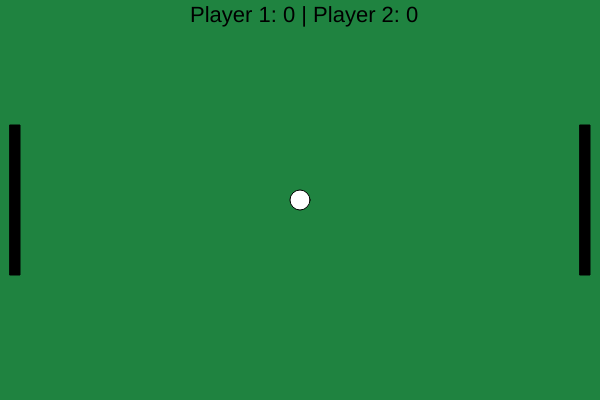
Frame 1 (no input)
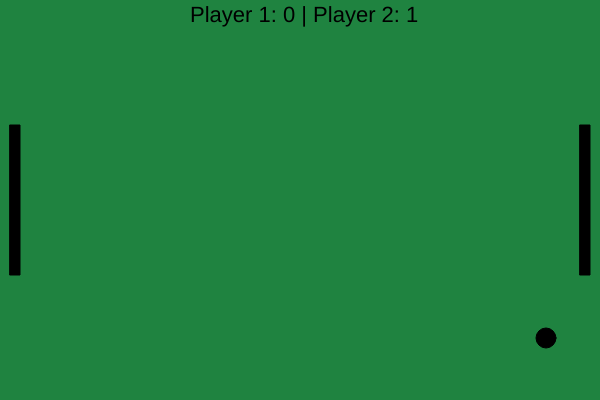
Frame 60 (no input)
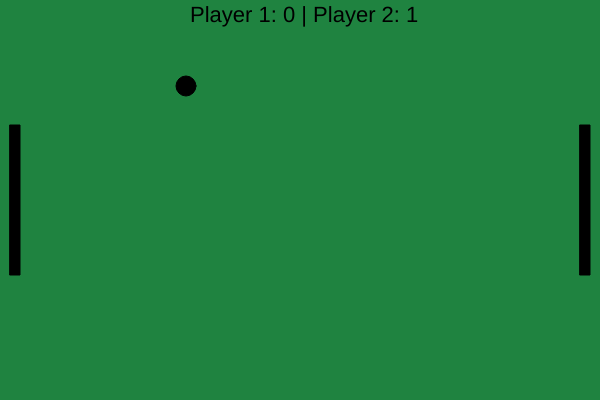
Frame 120 (the mouse pressed at the canvas centre since frame 60)

The p5.js sketch that drew these frames (run headless with seeded random() and noise() and a simulated clock; from frame 60 on, the mouse is pressed at the canvas centre):

// p5.js sketch
// ── sketch.js
//var nivelDificuldade = Number(window.prompt("Qual a dificuldade do gosto você gostaria de jogar? Responda de 1 a 9."));



var nivelDificuldade = 3;



var largura = 600;
var altura = 400;



var corTabuleiro = "#1F8340";



var corBolinha = 0;
var xBolinha = 300;
var yBolinha = 200;
var dBolinha = 20;



var velocidadeXBolinha = nivelDificuldade * 2;
var velocidadeYBolinha = nivelDificuldade * 2;



var aRaquete = 150;
var lRaquete = 10;
var vRaquete = nivelDificuldade * 1.5;



var yRaqueteEsquerda = ((altura/2) - (aRaquete/2));
var yRaqueteDireita = ((altura/2) - (aRaquete/2));



var xRaqueteEsquerda = 10;
var xRaqueteDireita = largura - xRaqueteEsquerda - lRaquete;



var pontosEsquerda = 0
var pontosDireita = 0



function setup() {
createCanvas(largura, altura);
}



function criarTabuleiro(corTabuleiro){
background(corTabuleiro);
}



function criarBolinha(xBolinha, yBolinha, dBolinha, corBolinha){
circle(xBolinha, yBolinha, dBolinha);
fill(corBolinha);
}



function criarRaquete(xRaquete, yRaquete, lRaquete, aRaquete){
rect(xRaquete, yRaquete, lRaquete, aRaquete);
}



function movimentarBolinha(){
xBolinha = xBolinha + velocidadeXBolinha;
yBolinha = yBolinha + velocidadeYBolinha;
}



function movimentarRaqueteEsquerda(){
if (keyIsDown(87)){
if(yRaqueteEsquerda >= 0){
yRaqueteEsquerda = yRaqueteEsquerda - vRaquete;
}
}
if (keyIsDown(83)){
if (yRaqueteEsquerda <= (altura - aRaquete)){
yRaqueteEsquerda = yRaqueteEsquerda + vRaquete;
}
}
}



function movimentarRaqueteDireita(){
if (keyIsDown(UP_ARROW)){
if(yRaqueteDireita >= 0){
yRaqueteDireita = yRaqueteDireita - vRaquete;
}
}
if (keyIsDown(DOWN_ARROW)){
if (yRaqueteDireita <= (altura - aRaquete)){
yRaqueteDireita = yRaqueteDireita + vRaquete;
}
}
}



function verificarColisaoBolinhaParede(){
if (xBolinha >= (largura - (dBolinha/2)) || xBolinha < (dBolinha/2)){
velocidadeXBolinha = -1 * velocidadeXBolinha
}
if (yBolinha >= (altura - (dBolinha/2)) || yBolinha < (dBolinha/2)){
velocidadeYBolinha = -1 * velocidadeYBolinha
}
}



function verificarColisaoBolinhaRaqueteEsquerda(){
if (xBolinha - (dBolinha/2) <= xRaqueteEsquerda + lRaquete &&
yBolinha - (dBolinha/2) <= yRaqueteEsquerda + aRaquete &&
yBolinha + (dBolinha/2) >= yRaqueteEsquerda){
velocidadeXBolinha = velocidadeXBolinha * -1
velocidadeYBolinha = -1 * velocidadeYBolinha
pontosEsquerda = pontosEsquerda + 1



}
}



function verificarColisaoBolinhaRaqueteDireita(){
if (xBolinha + (dBolinha/2) >= xRaqueteDireita - lRaquete &&
yBolinha - (dBolinha/2) <= yRaqueteDireita + aRaquete &&
yBolinha + (dBolinha/2) >= yRaqueteDireita){
velocidadeXBolinha = velocidadeXBolinha * -1
velocidadeYBolinha = -1 * velocidadeYBolinha
pontosDireita = pontosDireita + 1
}
}



function incluirPlacar(){
textSize(22);
text("Player 1: "+ pontosEsquerda + " | Player 2: " + pontosDireita, (largura/2)-110, 22);
}



function draw() {
criarTabuleiro(corTabuleiro);
incluirPlacar();
criarBolinha(xBolinha, yBolinha, dBolinha, corBolinha);
movimentarBolinha();
verificarColisaoBolinhaParede();
criarRaquete(xRaqueteEsquerda, yRaqueteEsquerda, lRaquete, aRaquete);
criarRaquete(xRaqueteDireita, yRaqueteDireita, lRaquete, aRaquete);
movimentarRaqueteEsquerda();
movimentarRaqueteDireita();
verificarColisaoBolinhaRaqueteEsquerda();
verificarColisaoBolinhaRaqueteDireita();
}
